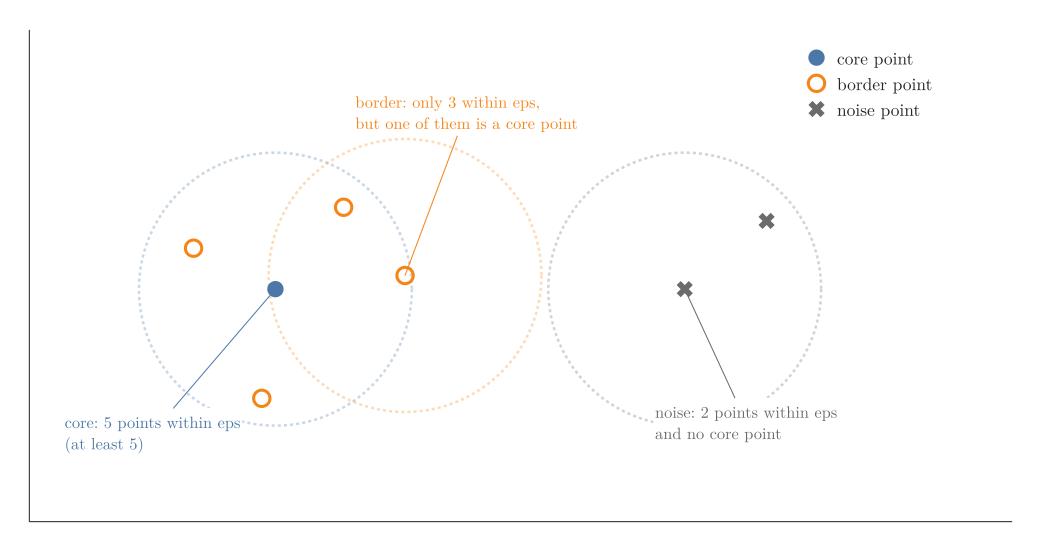

The Python source for this figure:
"""Core, border and noise points with their eps-neighbourhoods (Plotly), eps = 1 and MinPts = 5.
Types come from scikit-learn's DBSCAN; the circled points hold 5, 3 and 2 points."""
from pathlib import Path

import numpy as np
import plotly.graph_objects as go
from sklearn.cluster import DBSCAN
from sklearn.metrics import pairwise_distances

# core (0) with 4 neighbours; border (1) shares one more neighbour (2) with it; noise (5) has one non-core neighbour
X = np.array([[2.0, 2.0], [2.95, 2.1], [2.5, 2.6], [1.4, 2.3], [1.9, 1.2], [5.0, 2.0], [5.6, 2.5]])
EPS, MIN_SAMPLES = 1.0, 5

here = Path(__file__).parent
db = DBSCAN(eps=EPS, min_samples=MIN_SAMPLES).fit(X)
core = np.zeros(len(X), bool); core[db.core_sample_indices_] = True
kind = np.where(core, "core", np.where(db.labels_ == -1, "noise", "border"))
count = (pairwise_distances(X) <= EPS).sum(1)
print(list(zip(kind, count)))
assert list(kind[[0, 1, 5]]) == ["core", "border", "noise"]
assert list(count[[0, 1, 5]]) == [5, 3, 2]

fig = go.Figure()
show = {0: "#4C78A8", 1: "#F58518", 5: "#6B6B6B"}
for i, col in show.items():
    x, y = X[i]
    fig.add_shape(type="circle", x0=x - EPS, x1=x + EPS, y0=y - EPS, y1=y + EPS, line=dict(color=col, width=2.5, dash="dot"), fillcolor="rgba(0,0,0,0)", layer="below")
style = {"core": dict(color="#4C78A8", size=16, symbol="circle"),
         "border": dict(color="#F58518", size=16, symbol="circle-open", line=dict(width=3)),
         "noise": dict(color="#6B6B6B", size=14, symbol="x")}
for k in ("core", "border", "noise"):
    m = kind == k
    fig.add_trace(go.Scatter(x=X[m, 0], y=X[m, 1], mode="markers", name=f"{k} point", marker=style[k]))
notes = {0: (f"core: {count[0]} points within eps<br>(at least {MIN_SAMPLES})", -120, 140),
         1: (f"border: only {count[1]} within eps,<br>but one of them is a core point", 60, -160),
         5: (f"noise: {count[5]} points within eps<br>and no core point", 60, 130)}
for i, (t, ax, ay) in notes.items():
    fig.add_annotation(x=X[i, 0], y=X[i, 1], text=t, ax=ax, ay=ay, font=dict(size=16, color=show[i]),
                       arrowcolor=show[i], bgcolor="white", align="left")
fig.update_layout(template="simple_white", width=1000, height=520, font=dict(family="Latin Modern Roman", size=17),
                  xaxis=dict(range=[0.2, 7.4], showticklabels=False, ticks=""),
                  yaxis=dict(range=[0.3, 3.9], scaleanchor="x", showticklabels=False, ticks=""),
                  legend=dict(x=0.78, y=0.98), margin=dict(l=20, r=20, t=20, b=20))
fig.write_image(here / "point_types.png", scale=2); fig.write_image(here / "point_types.pdf")
